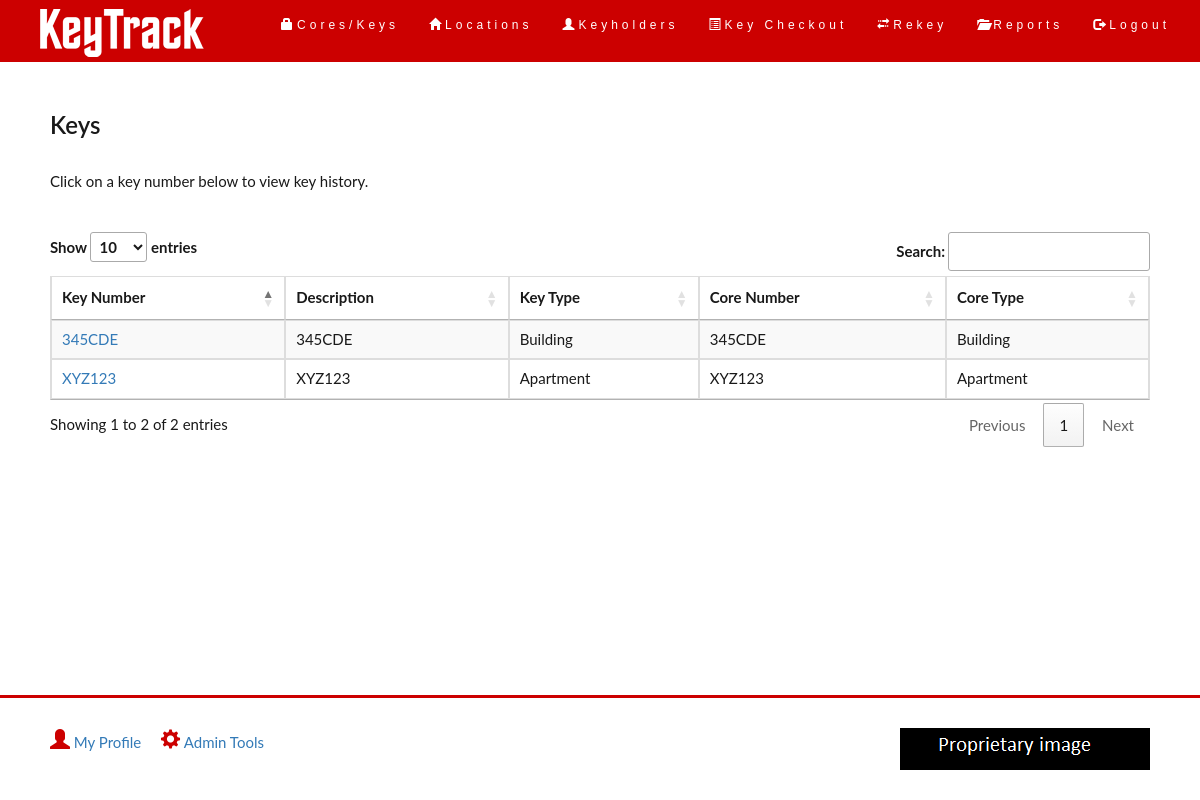
The app's page /retrievekeys.php (signed in) with its own data.
### tables this page shows
create table ktkey (
	key_id int unsigned not null auto_increment primary key,
	key_name varchar(64),
	key_number varchar(8) not null unique,
	key_insertdt datetime default CURRENT_TIMESTAMP,
	key_notes text,
	key_is_act tinyint default 1,
	key_type varchar(32) not null,
	core_id int unsigned,
	foreign key (core_id)
	references core(core_id)
	on update cascade
	on delete set null
)
ENGINE InnoDB;

create table core (
	core_id int unsigned not null auto_increment primary key,
	core_num varchar(16) not null unique,
	core_cut varchar(32),
	core_desc varchar(128),
	core_manf varchar(32),
	core_insertdt datetime default CURRENT_TIMESTAMP,
	core_notes text,
	core_diagram tinytext,
	core_is_act tinyint default 1,
	core_type varchar(32) not null
)
ENGINE InnoDB;

### common/functions.php (called while the page is built, shortened)
<?php
	function selectAllKeys($conn){
		$keys = array();
		$query = "SELECT k.key_id,k.key_name,k.key_number,k.key_insertdt,k.key_notes,k.key_is_act,k.key_type,c.core_id,c.core_num,c.core_type
			FROM ktkey k LEFT OUTER JOIN core c ON k.core_id = c.core_id";
		$result = mysqli_query($conn, $query);
		$rows = $result->num_rows;
		for($j=0; $j<$rows; $j++){
			while($row = $result->fetch_array(MYSQLI_ASSOC)){
				array_push($keys, $row);
			}
		}
		return $keys;
	}
?>

### retrievekeys.php (the view, shortened to what this page needs)
<?php
require_once "./common/login.php";
require_once "./common/functions.php";
$conn = new mysqli($hn, $un, $pw, $db);
$keys = selectAllKeys($conn);
require_once "./common/header.php";
?>
<div class="container-fluid">
	<div class="row">
		<div class="col-sm-12">
			<h2>Keys</h2>
			<p>Click on a key number below to view key history.</p>
		</div>
	</div>
	<br>
	<div class="row">
		<div class="col-sm-12">
		<table id="keytable" class="table table-striped table-bordered">
			<thead>
				<tr>
					<th scope="col">Key Number</th>
					<th scope="col">Description</th>
					<th scope="col">Key Type</th>
					<th scope="col">Core Number</th>
					<th scope="col">Core Type</th>
				</tr>
			</thead>
			<tbody>
		<?php foreach($keys as $row){ ?>
				<tr>
					<td>
						<a href="viewkey.php?id=<?php echo $row['key_id']; ?>"><?php echo $row['key_number']; ?></a>
					</td>
					<td>
						<?php echo $row['key_name']; ?>
					</td>
					<td>
						<?php echo $row['key_type']; ?>
					</td>
					<td>
						<?php
						if((!isset($row['core_num'])) || ($row['core_num'] == "")){
							echo "N/A";
						}else{
							echo $row['core_num'];
						}
						?>
					</td>
					<td>
						<?php
						if((!isset($row['core_type'])) || ($row['core_type'] == "")){
							echo "N/A";
						}else{
							echo $row['core_type'];
						}
						?>
					</td>
				</tr>
		<?php } ?>
			</tbody>
		</table>
		</div>
	</div>
</div>
<?php
	require_once "./common/footer.php";
?>

### css/styles.css (style rules this page uses)
body { font: 400 15px Lato, sans-serif; line-height: 1.8; color: #191919; }
h2 { font-size: 24px; color: #191919; font-weight: 600; margin-bottom: 30px; }
.container-fluid { padding: 30px 50px; }
html, body { height: 100%; margin: 0; }

### records on screen
ktkey: key_number "XYZ123", key_name "XYZ123", key_type "Apartment", core.core_num "XYZ123", core.core_type "Apartment"
ktkey: key_number "345CDE", key_name "345CDE", key_type "Building", core.core_num "345CDE", core.core_type "Building"
